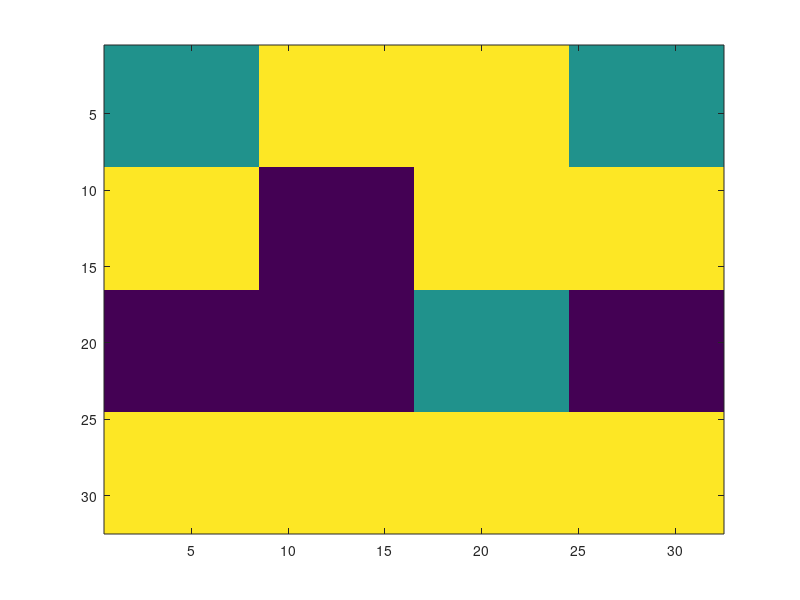

The MATLAB source for this figure: (Note: this script raises an error after producing the figure.)
%%generates 50 random maps and saves them in a mat file

%number of different location regions
num_x = 4;
num_y = 4;

%number of location per grid
grid_size = 8;


for i = 1:50
    %generate random map
    location_ground_truth = randi([1 3],num_x);
    location_ground_truth = kron(location_ground_truth,ones(grid_size));
    figure; imagesc(location_ground_truth);

    [feature_map_1, feature_map_2, feature_map_3, rock_map, silica_map] = generateRockMap(location_ground_truth, DomainKnowledge_true);

    fullMap = {location_ground_truth, feature_map_1, feature_map_2, feature_map_3, rock_map, silica_map};

    mapName = ['map_' num2str(i) '.mat'];
    save(mapName, 'fullMap');
end